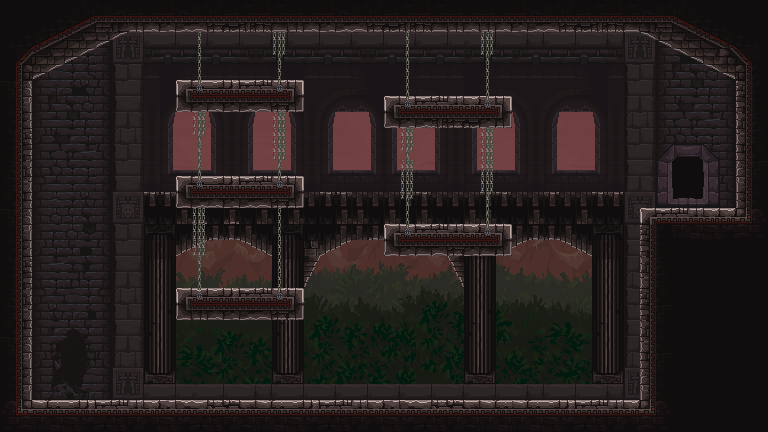

A 2D game scene composited from a Tiled map and its tileset images. What follows is a short description and the map's XML, with each tile layer's data collapsed to a summary:
An orthogonal 48x27 tile map with 16x16 px tiles, 9 tile layers (Pink, Mountain1, Mountain2, Grass1, ...), 7 tilesets and 24 objects.

<map version="1.5" tiledversion="1.7.2" orientation="orthogonal" renderorder="right-down" width="48" height="27" tilewidth="16" tileheight="16" infinite="0" nextlayerid="17" nextobjectid="48">
 <tileset firstgid="1" source="01 background.tsx" />
 <tileset firstgid="625" source="02 background.tsx" />
 <tileset firstgid="1249" source="03 background A.tsx" />
 <tileset firstgid="1873" source="04 background.tsx" />
 <tileset firstgid="2497" source="05 background.tsx" />
 <tileset firstgid="3121" source="main_lev_build.tsx" />
 <tileset firstgid="13361" source="other_and_decorative.tsx" />
 <group id="15" name="Background">
  <group id="2" name="Sky">
   <layer id="1" name="Pink" width="48" height="27">
    <data>[1296 cells, 1296 non-empty, 624 distinct tile ids]</data>
   </layer>
   <layer id="3" name="Mountain1" width="48" height="27">
    <data>[1296 cells, 672 non-empty, 350 distinct tile ids]</data>
   </layer>
   <layer id="4" name="Mountain2" width="48" height="27">
    <data>[1296 cells, 576 non-empty, 300 distinct tile ids]</data>
   </layer>
   <layer id="5" name="Grass1" width="48" height="27">
    <data>[1296 cells, 384 non-empty, 192 distinct tile ids]</data>
   </layer>
   <layer id="6" name="Grass2" width="48" height="27">
    <data>[1296 cells, 480 non-empty, 182 distinct tile ids]</data>
   </layer>
  </group>
  <layer id="8" name="Backwall" width="48" height="27">
   <data>[1296 cells, 832 non-empty, 214 distinct tile ids]</data>
  </layer>
  <layer id="13" name="door" width="48" height="27">
   <data>[1296 cells, 16 non-empty, 16 distinct tile ids]</data>
  </layer>
 </group>
 <objectgroup id="14" name="Enemies">
  <object id="32" x="224.667" y="132.667" width="29.3333" height="29.3333">
   <properties>
    <property name="name" value="weakEnemy" />
   </properties>
  </object>
  <object id="33" x="426.667" y="159.333" width="29.3333" height="29.3333">
   <properties>
    <property name="name" value="weakEnemy" />
   </properties>
  </object>
  <object id="34" x="570.667" y="347.333" width="29.3333" height="29.3333">
   <properties>
    <property name="name" value="weakEnemy" />
   </properties>
  </object>
  <object id="36" x="222.667" y="240.667" width="29.3333" height="29.3333">
   <properties>
    <property name="name" value="weakEnemy" />
   </properties>
  </object>
 </objectgroup>
 <objectgroup id="9" name="Doors">
  <object id="1" x="671.878" y="155.351" width="32.7745" height="51.1283">
   <properties>
    <property name="canPortalOn" type="bool" value="false" />
    <property name="name" value="exit" />
   </properties>
  </object>
  <object id="14" x="55.7167" y="332.989" width="33.43" height="65.5491">
   <properties>
    <property name="canPortalOn" type="bool" value="false" />
    <property name="name" value="enter" />
   </properties>
  </object>
 </objectgroup>
 <layer id="7" name="Foreground" width="48" height="27">
  <data>[1296 cells, 468 non-empty, 151 distinct tile ids]</data>
 </layer>
 <layer id="10" name="Chains" width="48" height="27">
  <data>[1296 cells, 54 non-empty, 7 distinct tile ids]</data>
 </layer>
 <objectgroup id="12" name="Collision">
  <object id="15" x="16" y="400" width="624" height="3.5">
   <properties>
    <property name="canPortalOn" type="bool" value="true" />
   </properties>
  </object>
  <object id="16" x="16" y="80" width="16" height="320">
   <properties>
    <property name="canPortalOn" type="bool" value="true" />
   </properties>
  </object>
  <object id="17" x="128" y="16" width="512" height="16">
   <properties>
    <property name="canPortalOn" type="bool" value="true" />
   </properties>
  </object>
  <object id="18" x="736" y="80" width="16" height="128">
   <properties>
    <property name="canPortalOn" type="bool" value="true" />
   </properties>
  </object>
  <object id="19" x="640" y="208" width="112" height="1.81818">
   <properties>
    <property name="canPortalOn" type="bool" value="true" />
   </properties>
  </object>
  <object id="20" x="640" y="208" width="2" height="208">
   <properties>
    <property name="canPortalOn" type="bool" value="true" />
   </properties>
  </object>
  <object id="21" x="176" y="80" width="128" height="32">
   <properties>
    <property name="canPortalOn" type="bool" value="true" />
   </properties>
  </object>
  <object id="22" x="384.655" y="96" width="128" height="32">
   <properties>
    <property name="canPortalOn" type="bool" value="true" />
   </properties>
  </object>
  <object id="23" x="384" y="224" width="128" height="32">
   <properties>
    <property name="canPortalOn" type="bool" value="true" />
   </properties>
  </object>
  <object id="25" x="176" y="288" width="128" height="32">
   <properties>
    <property name="canPortalOn" type="bool" value="true" />
   </properties>
  </object>
  <object id="26" x="176" y="176" width="128" height="32">
   <properties>
    <property name="canPortalOn" type="bool" value="true" />
   </properties>
  </object>
  <object id="30" x="6.18544" y="75.5004" width="144" height="16" rotation="-27">
   <properties>
    <property name="canPortalOn" type="bool" value="false" />
   </properties>
  </object>
  <object id="31" x="630.221" y="9.02448" width="144" height="16" rotation="27">
   <properties>
    <property name="canPortalOn" type="bool" value="false" />
   </properties>
  </object>
 </objectgroup>
 <objectgroup id="16" name="BlockEnemy">
  <object id="43" x="160" y="32" width="16" height="288" />
  <object id="44" x="304" y="32" width="16" height="288" />
  <object id="45" x="368" y="32" width="16" height="224" />
  <object id="46" x="512" y="32" width="16" height="224" />
  <object id="47" x="624" y="64" width="16" height="160" />
 </objectgroup>
</map>
